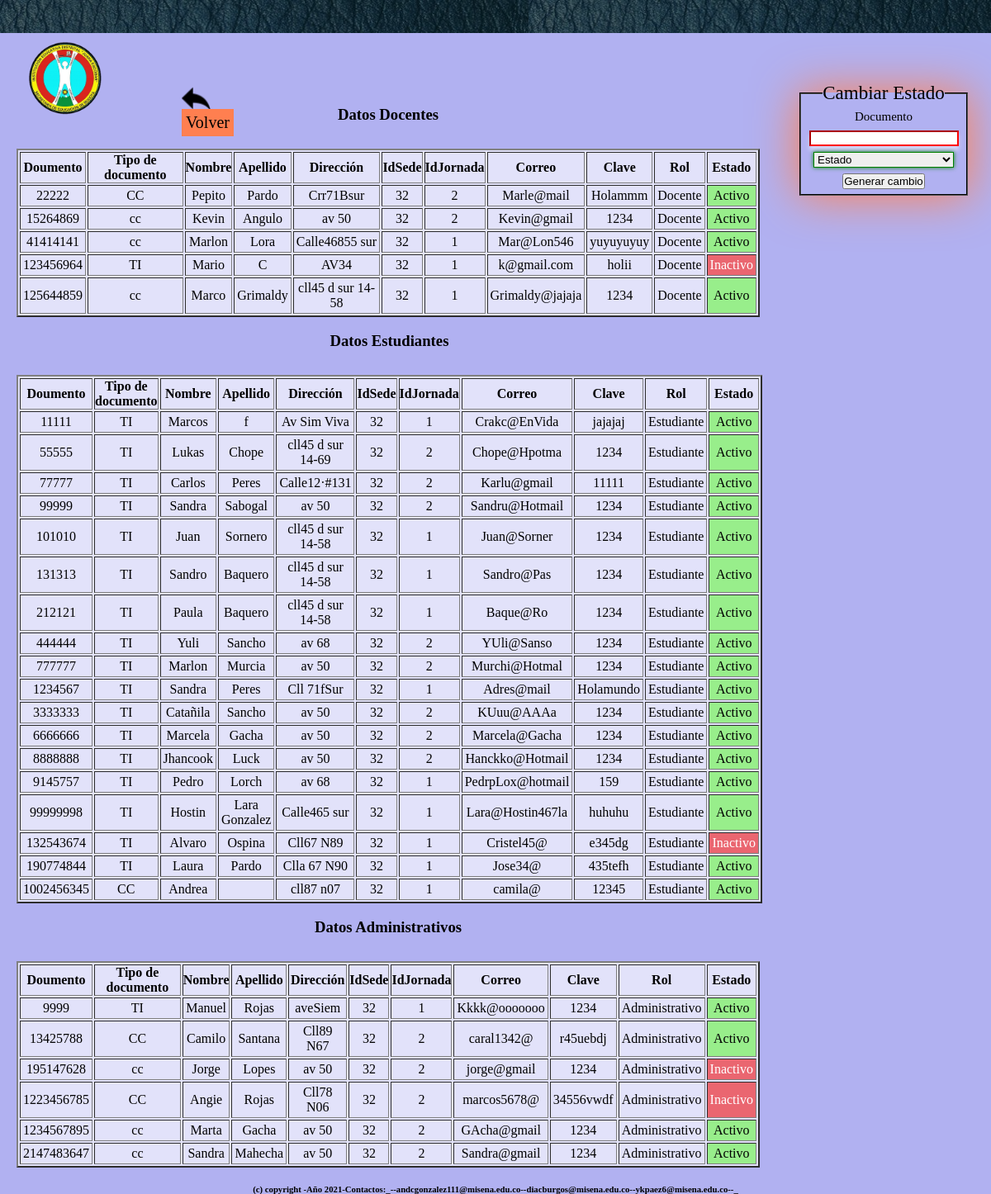
The page /Html/Herramientas/Usuarios/UsuarioPlataforma.php on the database its author committed.
### tables this page shows
CREATE TABLE `usuario` (
  `documento_id` int(11) NOT NULL,
  `t_d_documento` varchar(20) NOT NULL,
  `nombre` varchar(50) NOT NULL,
  `apellido` varchar(50) NOT NULL,
  `telefono` int(11) NOT NULL,
  `direccion` varchar(70) DEFAULT NULL,
  `idSede` int(11) NOT NULL,
  `idJornada` int(11) NOT NULL,
  `correo` varchar(70) DEFAULT NULL,
  `clave` varchar(100) DEFAULT NULL,
  `idRol` varchar(50) NOT NULL,
  `codigo` int(6) DEFAULT NULL,
  `Estado` varchar(11) NOT NULL,
  `fPerfil` longblob DEFAULT NULL
);

### Html/Herramientas/Usuarios/cargarTablas.php (the view, shortened to what this page needs)
<?php
function CarDatosDeDocentes($conn){
    $consulta="SELECT * FROM usuario where idRol='Docente'";
    $resultado= mysqli_query($conn,$consulta);
    while($fila= mysqli_fetch_array($resultado)){
        echo "<tr>";
        echo "<td>".$fila['documento_id']. "</td>";
        echo "<td>".$fila['t_d_documento']."</td>";
        echo "<td>".$fila['nombre'] ."</td>";
        echo "<td>".$fila['apellido'] ."</td>";
        echo "<td>".$fila['direccion']."</td>";
        echo "<td>".$fila['idSede']."</td>";
        echo "<td>".$fila['idJornada']."</td>";
        echo "<td>".$fila['correo']."</td>";
        echo "<td>".$fila['clave']."</td>";
        echo "<td>".$fila['idRol']."</td>";
        if($fila['Estado']=='Activo'){
            echo "<td style='background: rgba(59, 252, 0, 0.445); '>".$fila['Estado']."</td>";
        }else{
            echo "<td style='background: rgba(240, 13, 13, 0.582); color:white'>".$fila['Estado']."</td>";
        };
        echo "</tr>";
    }
}
function DatosDeEstudiantes($conn){
    $Reciduo= mysqli_query($conn,"SELECT * FROM usuario where idRol='Estudiante'");
    while($fila= mysqli_fetch_array($Reciduo)){
        echo "<tr>";
        echo "<td>".$fila['documento_id']. "</td>";
        echo "<td>".$fila['t_d_documento']."</td>";
        echo "<td>".$fila['nombre'] ."</td>";
        echo "<td>".$fila['apellido'] ."</td>";
        echo "<td>".$fila['direccion']."</td>";
        echo "<td>".$fila['idSede']."</td>";
        echo "<td>".$fila['idJornada']."</td>";
        echo "<td>".$fila['correo']."</td>";
        echo "<td>".$fila['clave']."</td>";
        echo "<td>".$fila['idRol']."</td>";
        if($fila['Estado']=='Activo'){
            echo "<td style='background: rgba(59, 252, 0, 0.445);'>".$fila['Estado']."</td>";
        }else{
            echo "<td style='background: rgba(240, 13, 13, 0.582); color:white'>".$fila['Estado']."</td>";
        };
        echo "</tr>";
    }
}
function DatosDeAdministrativos($conn){
    $Reciduo= mysqli_query($conn,"SELECT * FROM usuario where idRol='Administrativo'");
    while($fila= mysqli_fetch_array($Reciduo)){
        echo "<tr>";
        echo "<td>".$fila['documento_id']. "</td>";
        echo "<td>".$fila['t_d_documento']."</td>";
        echo "<td>".$fila['nombre'] ."</td>";
        echo "<td>".$fila['apellido'] ."</td>";
        echo "<td>".$fila['direccion']."</td>";
        echo "<td>".$fila['idSede']."</td>";
        echo "<td>".$fila['idJornada']."</td>";
        echo "<td>".$fila['correo']."</td>";
        echo "<td>".$fila['clave']."</td>";
        echo "<td>".$fila['idRol']."</td>";
        if($fila['Estado']=='Activo'){
            echo "<td style='background: rgba(59, 252, 0, 0.445);'>".$fila['Estado']."</td>";
        }else{
            echo "<td style='background: rgba(240, 13, 13, 0.582); color:white'>".$fila['Estado']."</td>";
        };
        echo "</tr>";
    }
}
?>

### Html/Herramientas/Usuarios/stDatUsua.css (style rules this page uses)
* { margin:0%; padding: 0%; }
body { background: rgb(177, 177, 241); }
td { padding: 3px; text-align: center; }

### rows shown on the page
usuario: documento_id "22222", t_d_documento "CC", nombre "Pepito", apellido "Pardo", direccion "Crr71Bsur", idSede "32", idJornada "2", correo "Marle@mail", clave "Holammm", idRol "Docente", Estado "Activo"
usuario: documento_id "15264869", t_d_documento "cc", nombre "Kevin", apellido "Angulo", direccion "av 50", idSede "32", idJornada "2", correo "Kevin@gmail", clave "1234", idRol "Docente", Estado "Activo"
usuario: documento_id "41414141", t_d_documento "cc", nombre "Marlon", apellido "Lora", direccion "Calle46855 sur", idSede "32", idJornada "1", correo "Mar@Lon546", clave "yuyuyuyuy", idRol "Docente", Estado "Activo"
usuario: documento_id "123456964", t_d_documento "TI", nombre "Mario", apellido "C", direccion "AV34", idSede "32", idJornada "1", correo "k@gmail.com", clave "holii", idRol "Docente", Estado "Inactivo"
usuario: documento_id "125644859", t_d_documento "cc", nombre "Marco", apellido "Grimaldy", direccion "cll45 d sur 14-58", idSede "32", idJornada "1", correo "Grimaldy@jajaja", clave "1234", idRol "Docente", Estado "Activo"
usuario: documento_id "11111", t_d_documento "TI", nombre "Marcos", apellido "f", direccion "Av Sim Viva", idSede "32", idJornada "1", correo "Crakc@EnVida", clave "jajajaj", idRol "Estudiante", Estado "Activo"
usuario: documento_id "55555", t_d_documento "TI", nombre "Lukas", apellido "Chope", direccion "cll45 d sur 14-69", idSede "32", idJornada "2", correo "Chope@Hpotma", clave "1234", idRol "Estudiante", Estado "Activo"
usuario: documento_id "77777", t_d_documento "TI", nombre "Carlos", apellido "Peres", direccion "Calle12·#131", idSede "32", idJornada "2", correo "Karlu@gmail", clave "11111", idRol "Estudiante", Estado "Activo"
usuario: documento_id "99999", t_d_documento "TI", nombre "Sandra", apellido "Sabogal", direccion "av 50", idSede "32", idJornada "2", correo "Sandru@Hotmail", clave "1234", idRol "Estudiante", Estado "Activo"
usuario: documento_id "101010", t_d_documento "TI", nombre "Juan", apellido "Sornero", direccion "cll45 d sur 14-58", idSede "32", idJornada "1", correo "Juan@Sorner", clave "1234", idRol "Estudiante", Estado "Activo"
usuario: documento_id "131313", t_d_documento "TI", nombre "Sandro", apellido "Baquero", direccion "cll45 d sur 14-58", idSede "32", idJornada "1", correo "Sandro@Pas", clave "1234", idRol "Estudiante", Estado "Activo"
usuario: documento_id "212121", t_d_documento "TI", nombre "Paula", apellido "Baquero", direccion "cll45 d sur 14-58", idSede "32", idJornada "1", correo "Baque@Ro", clave "1234", idRol "Estudiante", Estado "Activo"
usuario: documento_id "444444", t_d_documento "TI", nombre "Yuli", apellido "Sancho", direccion "av 68", idSede "32", idJornada "2", correo "YUli@Sanso", clave "1234", idRol "Estudiante", Estado "Activo"
usuario: documento_id "777777", t_d_documento "TI", nombre "Marlon", apellido "Murcia", direccion "av 50", idSede "32", idJornada "2", correo "Murchi@Hotmal", clave "1234", idRol "Estudiante", Estado "Activo"
usuario: documento_id "1234567", t_d_documento "TI", nombre "Sandra", apellido "Peres", direccion "Cll 71fSur", idSede "32", idJornada "1", correo "Adres@mail", clave "Holamundo", idRol "Estudiante", Estado "Activo"
usuario: documento_id "3333333", t_d_documento "TI", nombre "Catañila", apellido "Sancho", direccion "av 50", idSede "32", idJornada "2", correo "KUuu@AAAa", clave "1234", idRol "Estudiante", Estado "Activo"
usuario: documento_id "6666666", t_d_documento "TI", nombre "Marcela", apellido "Gacha", direccion "av 50", idSede "32", idJornada "2", correo "Marcela@Gacha", clave "1234", idRol "Estudiante", Estado "Activo"
usuario: documento_id "8888888", t_d_documento "TI", nombre "Jhancook", apellido "Luck", direccion "av 50", idSede "32", idJornada "2", correo "Hanckko@Hotmail", clave "1234", idRol "Estudiante", Estado "Activo"
usuario: documento_id "9145757", t_d_documento "TI", nombre "Pedro", apellido "Lorch", direccion "av 68", idSede "32", idJornada "1", correo "PedrpLox@hotmail", clave "159", idRol "Estudiante", Estado "Activo"
usuario: documento_id "99999998", t_d_documento "TI", nombre "Hostin", apellido "Lara Gonzalez", direccion "Calle465 sur", idSede "32", idJornada "1", correo "Lara@Hostin467la", clave "huhuhu", idRol "Estudiante", Estado "Activo"
usuario: documento_id "132543674", t_d_documento "TI", nombre "Alvaro", apellido "Ospina", direccion "Cll67 N89", idSede "32", idJornada "1", correo "Cristel45@", clave "e345dg", idRol "Estudiante", Estado "Inactivo"
usuario: documento_id "190774844", t_d_documento "TI", nombre "Laura", apellido "Pardo", direccion "Clla 67 N90", idSede "32", idJornada "1", correo "Jose34@", clave "435tefh", idRol "Estudiante", Estado "Activo"
usuario: documento_id "1002456345", t_d_documento "CC", nombre "Andrea", direccion "cll87 n07", idSede "32", idJornada "1", correo "camila@", clave "12345", idRol "Estudiante", Estado "Activo"
usuario: documento_id "9999", t_d_documento "TI", nombre "Manuel", apellido "Rojas", direccion "aveSiem", idSede "32", idJornada "1", correo "Kkkk@ooooooo", clave "1234", idRol "Administrativo", Estado "Activo"
usuario: documento_id "13425788", t_d_documento "CC", nombre "Camilo", apellido "Santana", direccion "Cll89 N67", idSede "32", idJornada "2", correo "caral1342@", clave "r45uebdj", idRol "Administrativo", Estado "Activo"
usuario: documento_id "195147628", t_d_documento "cc", nombre "Jorge", apellido "Lopes", direccion "av 50", idSede "32", idJornada "2", correo "jorge@gmail", clave "1234", idRol "Administrativo", Estado "Inactivo"
usuario: documento_id "1223456785", t_d_documento "CC", nombre "Angie", apellido "Rojas", direccion "Cll78 N06", idSede "32", idJornada "2", correo "marcos5678@", clave "34556vwdf", idRol "Administrativo", Estado "Inactivo"
usuario: documento_id "1234567895", t_d_documento "cc", nombre "Marta", apellido "Gacha", direccion "av 50", idSede "32", idJornada "2", correo "GAcha@gmail", clave "1234", idRol "Administrativo", Estado "Activo"
usuario: documento_id "2147483647", t_d_documento "cc", nombre "Sandra", apellido "Mahecha", direccion "av 50", idSede "32", idJornada "2", correo "Sandra@gmail", clave "1234", idRol "Administrativo", Estado "Activo"
